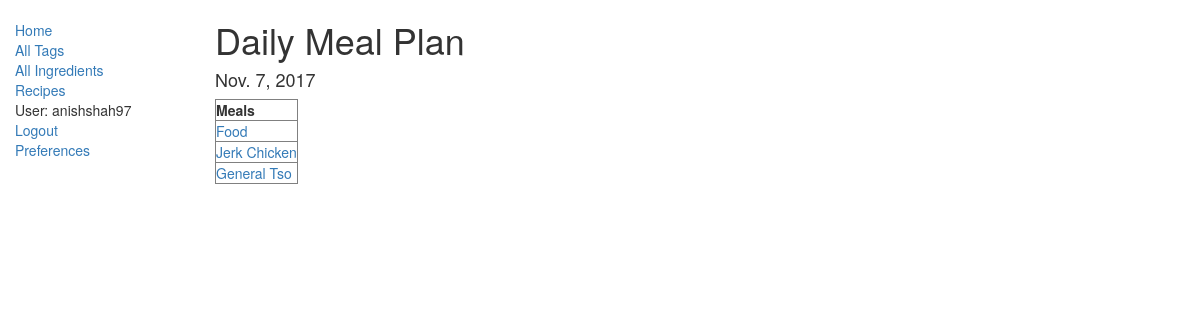
The app's page /dashboard/meal/26/ (signed in) with its own data.
### dashboard/models.py (models this page shows, shortened)
class Calendar(models.Model):
	user = models.ForeignKey(settings.AUTH_USER_MODEL, on_delete=models.CASCADE)
	meal_plans = models.ForeignKey('DailyMealPlan', on_delete=models.CASCADE)

class DailyMealPlan(models.Model):
	meal_plan_id = models.AutoField(primary_key=True)
	date = models.DateField()
	meal1 = models.ForeignKey('Recipe', related_name="meal1", on_delete=models.CASCADE)
	meal2 = models.ForeignKey('Recipe', related_name="meal2", on_delete=models.CASCADE)
	meal3 = models.ForeignKey('Recipe', related_name="meal3", on_delete=models.CASCADE)

class Recipe(models.Model):
	recipe_id = models.AutoField(primary_key=True)
	recipe_name = models.CharField(max_length=50)
	calories = models.IntegerField()
	servings = models.IntegerField()
	fat = models.IntegerField()
	carb = models.IntegerField()
	protein = models.IntegerField()
	ingredients = models.ManyToManyField(Ingredient)
	tags = models.ManyToManyField(Tag)

### dashboard/views.py (the view)
# urls.py: url(r'^meal/(?P<pk>\d+)/$', views.meal_plan, name='meal_plan'),
@login_required
def meal_plan(request, pk):
    meal = get_object_or_404(Calendar, id=pk)
    return render(request, 'meal.html', {'meal': meal})

### dashboard/templates/meal.html
{% extends "base_generic.html" %}
{% block content %}
<h1>Daily Meal Plan</h1>
<h4>{{ meal.meal_plans.date }}</h4>
<table border="1">
<thead>
    <tr>
      <th>Meals</th>
    </tr>
  </thead>
  <tbody>
    <tr>
        <td>
          <a href="{% url 'recipe' meal.meal_plans.meal1.pk %}">{{ meal.meal_plans.meal1.recipe_name }}</a><br>
        </td>
       </tr>
    <tr>
        <td>
          <a href="{% url 'recipe' meal.meal_plans.meal2.pk %}">{{ meal.meal_plans.meal2.recipe_name }}</a><br>
        </td>
    </tr>
    <tr>
        <td>
          <a href="{% url 'recipe' meal.meal_plans.meal3.pk %}">{{ meal.meal_plans.meal3.recipe_name }}</a><br>
        </td>
    </tr>
  </tbody>
</table>
{% endblock %}

### dashboard/templates/base_generic.html (shortened to what this page needs)
<!DOCTYPE html>
<html lang="en">
<head>
    <link rel="stylesheet" href="https://maxcdn.bootstrapcdn.com/bootstrap/3.3.7/css/bootstrap.min.css">
    {% load static %}
    <link rel="stylesheet" href="{% static 'css/styles.css' %}">
</head>
<body>
    <div class="container-fluid">
        <div class="row">
            <div class="col-sm-2">
                {% block sidebar %}
                <ul class="sidebar-nav">
                    <li><a href="{% url 'index' %}">Home</a></li>
                    <li><a href="{% url 'tags' %}">All Tags</a></li>
                    <li><a href="{% url 'ingredients' %}">All Ingredients</a></li>
                    <li><a href="{% url 'recipes' %}">Recipes</a><li>
                    {% if user.is_authenticated %}
                    <li>User: {{ user.get_username }}</li>
                    <li><a href="{% url 'logout'%}?next=/dashboard/">Logout</a></li>
                    <li><a href="{% url 'preferences'%}?next=/dashboard/">Preferences</a></li>
                    {% else %}
                    <li><a href="{% url 'login'%}?next=/dashboard/">Login</a></li>
                    <li><a href="{% url 'signup'%}?next=/dashboard/">Register</a></li>
                    {% endif %}
                </ul>
                {% endblock %}
            </div>
            <div class="col-sm-10 ">
                {% block content %}{% endblock %}
            </div>
        </div>
    </div>
</body>
</html>

### dashboard/static/css/styles.css (style rules this page uses)
.sidebar-nav { margin-top: 20px; padding: 0; list-style: none; }

### records on screen
Calendar: meal_plans "Nov. 7, 2017", meal_plans.meal1.recipe_name "Food", meal_plans.meal2.recipe_name "Jerk Chicken", meal_plans.meal3.recipe_name "General Tso"

### other values on screen
{{ user.get_username }} "anishshah97"
